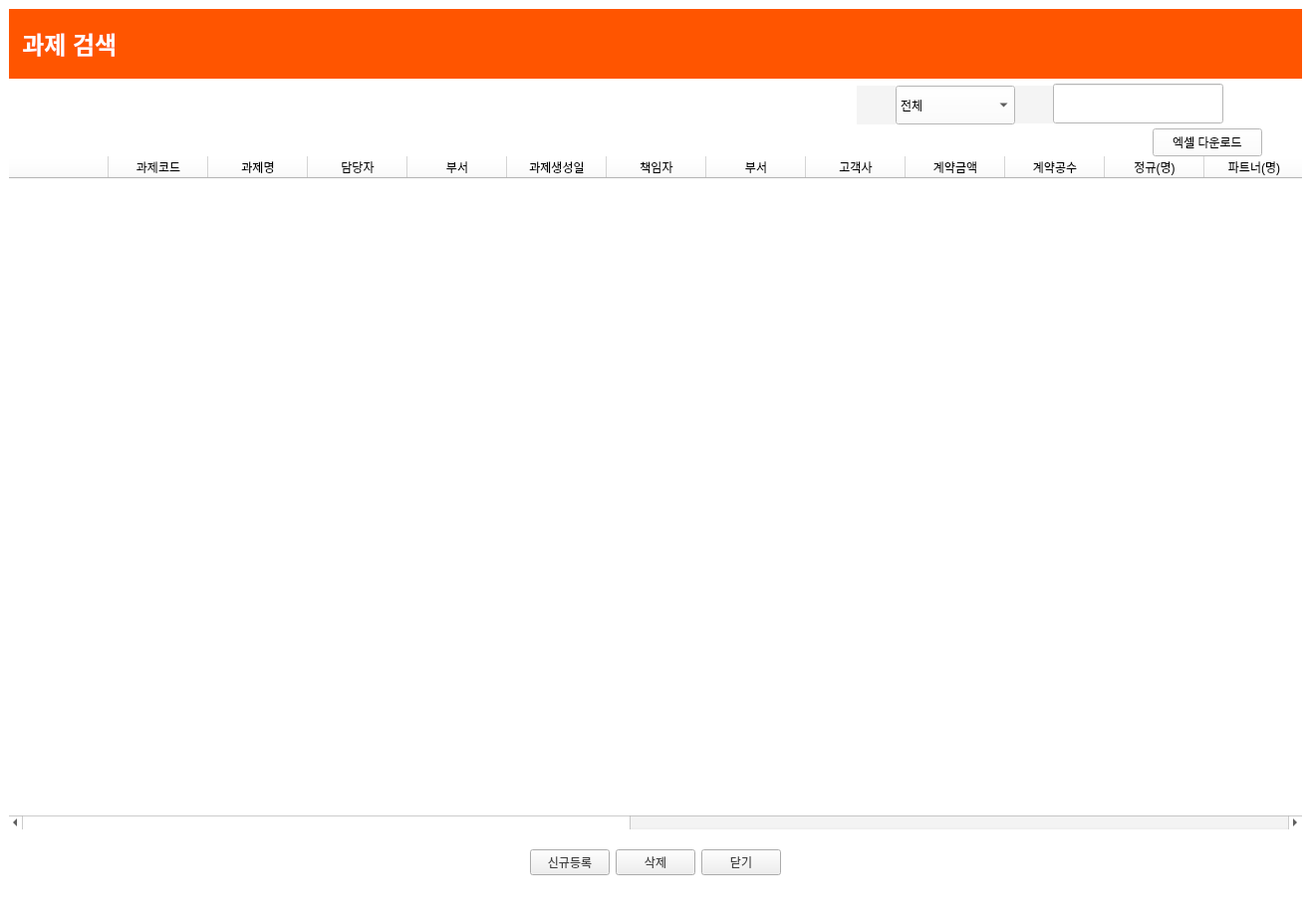
<?xml version="1.0" encoding="UTF-8"?>
<ui version="4.0">
 <class>MainWindow</class>
 <widget class="QMainWindow" name="MainWindow">
  <property name="geometry">
   <rect>
    <x>0</x>
    <y>0</y>
    <width>1316</width>
    <height>928</height>
   </rect>
  </property>
  <property name="sizePolicy">
   <sizepolicy hsizetype="Preferred" vsizetype="Preferred">
    <horstretch>0</horstretch>
    <verstretch>0</verstretch>
   </sizepolicy>
  </property>
  <property name="minimumSize">
   <size>
    <width>1316</width>
    <height>0</height>
   </size>
  </property>
  <property name="maximumSize">
   <size>
    <width>1316</width>
    <height>16777215</height>
   </size>
  </property>
  <property name="palette">
   <palette>
    <active>
     <colorrole role="WindowText">
      <brush brushstyle="SolidPattern">
       <color alpha="255">
        <red>0</red>
        <green>0</green>
        <blue>0</blue>
       </color>
      </brush>
     </colorrole>
     <colorrole role="Button">
      <brush brushstyle="SolidPattern">
       <color alpha="255">
        <red>255</red>
        <green>255</green>
        <blue>255</blue>
       </color>
      </brush>
     </colorrole>
     <colorrole role="Light">
      <brush brushstyle="SolidPattern">
       <color alpha="255">
        <red>255</red>
        <green>255</green>
        <blue>255</blue>
       </color>
      </brush>
     </colorrole>
     <colorrole role="Midlight">
      <brush brushstyle="SolidPattern">
       <color alpha="255">
        <red>255</red>
        <green>255</green>
        <blue>255</blue>
       </color>
      </brush>
     </colorrole>
     <colorrole role="Dark">
      <brush brushstyle="SolidPattern">
       <color alpha="255">
        <red>127</red>
        <green>127</green>
        <blue>127</blue>
       </color>
      </brush>
     </colorrole>
     <colorrole role="Mid">
      <brush brushstyle="SolidPattern">
       <color alpha="255">
        <red>170</red>
        <green>170</green>
        <blue>170</blue>
       </color>
      </brush>
     </colorrole>
     <colorrole role="Text">
      <brush brushstyle="SolidPattern">
       <color alpha="255">
        <red>0</red>
        <green>0</green>
        <blue>0</blue>
       </color>
      </brush>
     </colorrole>
     <colorrole role="BrightText">
      <brush brushstyle="SolidPattern">
       <color alpha="255">
        <red>255</red>
        <green>255</green>
        <blue>255</blue>
       </color>
      </brush>
     </colorrole>
     <colorrole role="ButtonText">
      <brush brushstyle="SolidPattern">
       <color alpha="255">
        <red>0</red>
        <green>0</green>
        <blue>0</blue>
       </color>
      </brush>
     </colorrole>
     <colorrole role="Base">
      <brush brushstyle="SolidPattern">
       <color alpha="255">
        <red>255</red>
        <green>255</green>
        <blue>255</blue>
       </color>
      </brush>
     </colorrole>
     <colorrole role="Window">
      <brush brushstyle="SolidPattern">
       <color alpha="255">
        <red>255</red>
        <green>255</green>
        <blue>255</blue>
       </color>
      </brush>
     </colorrole>
     <colorrole role="Shadow">
      <brush brushstyle="SolidPattern">
       <color alpha="255">
        <red>0</red>
        <green>0</green>
        <blue>0</blue>
       </color>
      </brush>
     </colorrole>
     <colorrole role="AlternateBase">
      <brush brushstyle="SolidPattern">
       <color alpha="255">
        <red>255</red>
        <green>255</green>
        <blue>255</blue>
       </color>
      </brush>
     </colorrole>
     <colorrole role="ToolTipBase">
      <brush brushstyle="SolidPattern">
       <color alpha="255">
        <red>255</red>
        <green>255</green>
        <blue>220</blue>
       </color>
      </brush>
     </colorrole>
     <colorrole role="ToolTipText">
      <brush brushstyle="SolidPattern">
       <color alpha="255">
        <red>0</red>
        <green>0</green>
        <blue>0</blue>
       </color>
      </brush>
     </colorrole>
     <colorrole role="PlaceholderText">
      <brush brushstyle="SolidPattern">
       <color alpha="128">
        <red>0</red>
        <green>0</green>
        <blue>0</blue>
       </color>
      </brush>
     </colorrole>
    </active>
    <inactive>
     <colorrole role="WindowText">
      <brush brushstyle="SolidPattern">
       <color alpha="255">
        <red>0</red>
        <green>0</green>
        <blue>0</blue>
       </color>
      </brush>
     </colorrole>
     <colorrole role="Button">
      <brush brushstyle="SolidPattern">
       <color alpha="255">
        <red>255</red>
        <green>255</green>
        <blue>255</blue>
       </color>
      </brush>
     </colorrole>
     <colorrole role="Light">
      <brush brushstyle="SolidPattern">
       <color alpha="255">
        <red>255</red>
        <green>255</green>
        <blue>255</blue>
       </color>
      </brush>
     </colorrole>
     <colorrole role="Midlight">
      <brush brushstyle="SolidPattern">
       <color alpha="255">
        <red>255</red>
        <green>255</green>
        <blue>255</blue>
       </color>
      </brush>
     </colorrole>
     <colorrole role="Dark">
      <brush brushstyle="SolidPattern">
       <color alpha="255">
        <red>127</red>
        <green>127</green>
        <blue>127</blue>
       </color>
      </brush>
     </colorrole>
     <colorrole role="Mid">
      <brush brushstyle="SolidPattern">
       <color alpha="255">
        <red>170</red>
        <green>170</green>
        <blue>170</blue>
       </color>
      </brush>
     </colorrole>
     <colorrole role="Text">
      <brush brushstyle="SolidPattern">
       <color alpha="255">
        <red>0</red>
        <green>0</green>
        <blue>0</blue>
       </color>
      </brush>
     </colorrole>
     <colorrole role="BrightText">
      <brush brushstyle="SolidPattern">
       <color alpha="255">
        <red>255</red>
        <green>255</green>
        <blue>255</blue>
       </color>
      </brush>
     </colorrole>
     <colorrole role="ButtonText">
      <brush brushstyle="SolidPattern">
       <color alpha="255">
        <red>0</red>
        <green>0</green>
        <blue>0</blue>
       </color>
      </brush>
     </colorrole>
     <colorrole role="Base">
      <brush brushstyle="SolidPattern">
       <color alpha="255">
        <red>255</red>
        <green>255</green>
        <blue>255</blue>
       </color>
      </brush>
     </colorrole>
     <colorrole role="Window">
      <brush brushstyle="SolidPattern">
       <color alpha="255">
        <red>255</red>
        <green>255</green>
        <blue>255</blue>
       </color>
      </brush>
     </colorrole>
     <colorrole role="Shadow">
      <brush brushstyle="SolidPattern">
       <color alpha="255">
        <red>0</red>
        <green>0</green>
        <blue>0</blue>
       </color>
      </brush>
     </colorrole>
     <colorrole role="AlternateBase">
      <brush brushstyle="SolidPattern">
       <color alpha="255">
        <red>255</red>
        <green>255</green>
        <blue>255</blue>
       </color>
      </brush>
     </colorrole>
     <colorrole role="ToolTipBase">
      <brush brushstyle="SolidPattern">
       <color alpha="255">
        <red>255</red>
        <green>255</green>
        <blue>220</blue>
       </color>
      </brush>
     </colorrole>
     <colorrole role="ToolTipText">
      <brush brushstyle="SolidPattern">
       <color alpha="255">
        <red>0</red>
        <green>0</green>
        <blue>0</blue>
       </color>
      </brush>
     </colorrole>
     <colorrole role="PlaceholderText">
      <brush brushstyle="SolidPattern">
       <color alpha="128">
        <red>0</red>
        <green>0</green>
        <blue>0</blue>
       </color>
      </brush>
     </colorrole>
    </inactive>
    <disabled>
     <colorrole role="WindowText">
      <brush brushstyle="SolidPattern">
       <color alpha="255">
        <red>127</red>
        <green>127</green>
        <blue>127</blue>
       </color>
      </brush>
     </colorrole>
     <colorrole role="Button">
      <brush brushstyle="SolidPattern">
       <color alpha="255">
        <red>255</red>
        <green>255</green>
        <blue>255</blue>
       </color>
      </brush>
     </colorrole>
     <colorrole role="Light">
      <brush brushstyle="SolidPattern">
       <color alpha="255">
        <red>255</red>
        <green>255</green>
        <blue>255</blue>
       </color>
      </brush>
     </colorrole>
     <colorrole role="Midlight">
      <brush brushstyle="SolidPattern">
       <color alpha="255">
        <red>255</red>
        <green>255</green>
        <blue>255</blue>
       </color>
      </brush>
     </colorrole>
     <colorrole role="Dark">
      <brush brushstyle="SolidPattern">
       <color alpha="255">
        <red>127</red>
        <green>127</green>
        <blue>127</blue>
       </color>
      </brush>
     </colorrole>
     <colorrole role="Mid">
      <brush brushstyle="SolidPattern">
       <color alpha="255">
        <red>170</red>
        <green>170</green>
        <blue>170</blue>
       </color>
      </brush>
     </colorrole>
     <colorrole role="Text">
      <brush brushstyle="SolidPattern">
       <color alpha="255">
        <red>127</red>
        <green>127</green>
        <blue>127</blue>
       </color>
      </brush>
     </colorrole>
     <colorrole role="BrightText">
      <brush brushstyle="SolidPattern">
       <color alpha="255">
        <red>255</red>
        <green>255</green>
        <blue>255</blue>
       </color>
      </brush>
     </colorrole>
     <colorrole role="ButtonText">
      <brush brushstyle="SolidPattern">
       <color alpha="255">
        <red>127</red>
        <green>127</green>
        <blue>127</blue>
       </color>
      </brush>
     </colorrole>
     <colorrole role="Base">
      <brush brushstyle="SolidPattern">
       <color alpha="255">
        <red>255</red>
        <green>255</green>
        <blue>255</blue>
       </color>
      </brush>
     </colorrole>
     <colorrole role="Window">
      <brush brushstyle="SolidPattern">
       <color alpha="255">
        <red>255</red>
        <green>255</green>
        <blue>255</blue>
       </color>
      </brush>
     </colorrole>
     <colorrole role="Shadow">
      <brush brushstyle="SolidPattern">
       <color alpha="255">
        <red>0</red>
        <green>0</green>
        <blue>0</blue>
       </color>
      </brush>
     </colorrole>
     <colorrole role="AlternateBase">
      <brush brushstyle="SolidPattern">
       <color alpha="255">
        <red>255</red>
        <green>255</green>
        <blue>255</blue>
       </color>
      </brush>
     </colorrole>
     <colorrole role="ToolTipBase">
      <brush brushstyle="SolidPattern">
       <color alpha="255">
        <red>255</red>
        <green>255</green>
        <blue>220</blue>
       </color>
      </brush>
     </colorrole>
     <colorrole role="ToolTipText">
      <brush brushstyle="SolidPattern">
       <color alpha="255">
        <red>0</red>
        <green>0</green>
        <blue>0</blue>
       </color>
      </brush>
     </colorrole>
     <colorrole role="PlaceholderText">
      <brush brushstyle="SolidPattern">
       <color alpha="128">
        <red>0</red>
        <green>0</green>
        <blue>0</blue>
       </color>
      </brush>
     </colorrole>
    </disabled>
   </palette>
  </property>
  <property name="windowTitle">
   <string/>
  </property>
  <property name="windowIcon">
   <iconset>
    <normaloff>windowicon.jpg</normaloff>windowicon.jpg</iconset>
  </property>
  <widget class="QWidget" name="pmList">
   <property name="minimumSize">
    <size>
     <width>1316</width>
     <height>0</height>
    </size>
   </property>
   <property name="maximumSize">
    <size>
     <width>1316</width>
     <height>16777215</height>
    </size>
   </property>
   <layout class="QVBoxLayout" name="verticalLayout">
    <item>
     <layout class="QVBoxLayout" name="listLayout">
      <property name="spacing">
       <number>0</number>
      </property>
      <item>
       <layout class="QHBoxLayout" name="horizontalLayout" stretch="5">
        <property name="spacing">
         <number>0</number>
        </property>
        <item>
         <widget class="QLabel" name="label_2">
          <property name="sizePolicy">
           <sizepolicy hsizetype="Expanding" vsizetype="Preferred">
            <horstretch>0</horstretch>
            <verstretch>0</verstretch>
           </sizepolicy>
          </property>
          <property name="minimumSize">
           <size>
            <width>0</width>
            <height>70</height>
           </size>
          </property>
          <property name="maximumSize">
           <size>
            <width>16777215</width>
            <height>70</height>
           </size>
          </property>
          <property name="styleSheet">
           <string notr="true">background-color: #ff5500;
color white;</string>
          </property>
          <property name="text">
           <string>&lt;html&gt;&lt;head/&gt;&lt;body&gt;&lt;p&gt;&lt;span style=&quot; font-size:18pt; font-weight:600; color:#ffffff;&quot;&gt; &amp;nbsp;&amp;nbsp;과제 검색&lt;/span&gt;&lt;/p&gt;&lt;/body&gt;&lt;/html&gt;</string>
          </property>
         </widget>
        </item>
       </layout>
      </item>
      <item>
       <spacer name="verticalSpacer_3">
        <property name="orientation">
         <enum>Qt::Vertical</enum>
        </property>
        <property name="sizeType">
         <enum>QSizePolicy::Fixed</enum>
        </property>
        <property name="sizeHint" stdset="0">
         <size>
          <width>20</width>
          <height>5</height>
         </size>
        </property>
       </spacer>
      </item>
      <item>
       <layout class="QHBoxLayout" name="horizontalLayout_4">
        <property name="spacing">
         <number>0</number>
        </property>
        <item>
         <layout class="QHBoxLayout" name="delete_2"/>
        </item>
        <item>
         <spacer name="horizontalSpacer">
          <property name="orientation">
           <enum>Qt::Horizontal</enum>
          </property>
          <property name="sizeHint" stdset="0">
           <size>
            <width>40</width>
            <height>20</height>
           </size>
          </property>
         </spacer>
        </item>
        <item>
         <widget class="QLabel" name="label_4">
          <property name="minimumSize">
           <size>
            <width>39</width>
            <height>39</height>
           </size>
          </property>
          <property name="maximumSize">
           <size>
            <width>35</width>
            <height>35</height>
           </size>
          </property>
          <property name="styleSheet">
           <string notr="true">background-color:rgb(244, 244, 244);</string>
          </property>
          <property name="text">
           <string/>
          </property>
          <property name="pixmap">
           <pixmap>diagram.png</pixmap>
          </property>
          <property name="alignment">
           <set>Qt::AlignCenter</set>
          </property>
         </widget>
        </item>
        <item>
         <widget class="QComboBox" name="bizCombo">
          <property name="minimumSize">
           <size>
            <width>120</width>
            <height>39</height>
           </size>
          </property>
          <property name="maximumSize">
           <size>
            <width>120</width>
            <height>35</height>
           </size>
          </property>
          <property name="toolTip">
           <string>&lt;html&gt;&lt;head/&gt;&lt;body&gt;&lt;p&gt;사업부 필터(TSP, MIS, FAB, TC, 경영지원, 전략기획)&lt;/p&gt;&lt;p&gt;&lt;br/&gt;&lt;/p&gt;&lt;/body&gt;&lt;/html&gt;</string>
          </property>
          <item>
           <property name="text">
            <string>전체</string>
           </property>
          </item>
          <item>
           <property name="text">
            <string>MIS</string>
           </property>
          </item>
          <item>
           <property name="text">
            <string>TSP</string>
           </property>
          </item>
          <item>
           <property name="text">
            <string>TC</string>
           </property>
          </item>
          <item>
           <property name="text">
            <string>FAB</string>
           </property>
          </item>
          <item>
           <property name="text">
            <string>경영지원실</string>
           </property>
          </item>
          <item>
           <property name="text">
            <string>전략기획실</string>
           </property>
          </item>
         </widget>
        </item>
        <item>
         <widget class="QLabel" name="label">
          <property name="minimumSize">
           <size>
            <width>38</width>
            <height>38</height>
           </size>
          </property>
          <property name="maximumSize">
           <size>
            <width>35</width>
            <height>35</height>
           </size>
          </property>
          <property name="styleSheet">
           <string notr="true">background-color:rgb(244, 244, 244);</string>
          </property>
          <property name="text">
           <string/>
          </property>
          <property name="pixmap">
           <pixmap>peo.png</pixmap>
          </property>
          <property name="alignment">
           <set>Qt::AlignCenter</set>
          </property>
         </widget>
        </item>
        <item alignment="Qt::AlignVCenter">
         <widget class="QLineEdit" name="namelineEdit">
          <property name="minimumSize">
           <size>
            <width>171</width>
            <height>40</height>
           </size>
          </property>
          <property name="maximumSize">
           <size>
            <width>171</width>
            <height>35</height>
           </size>
          </property>
          <property name="toolTip">
           <string>&lt;html&gt;&lt;head/&gt;&lt;body&gt;&lt;p&gt;사원 이름검색&lt;/p&gt;&lt;/body&gt;&lt;/html&gt;</string>
          </property>
         </widget>
        </item>
        <item>
         <widget class="QPushButton" name="empSearchBtn">
          <property name="minimumSize">
           <size>
            <width>39</width>
            <height>39</height>
           </size>
          </property>
          <property name="maximumSize">
           <size>
            <width>35</width>
            <height>35</height>
           </size>
          </property>
          <property name="styleSheet">
           <string notr="true">border: none;
background-color:white;</string>
          </property>
          <property name="icon">
           <iconset>
            <normaloff>find.png</normaloff>find.png</iconset>
          </property>
         </widget>
        </item>
        <item>
         <spacer name="horizontalSpacer_2">
          <property name="orientation">
           <enum>Qt::Horizontal</enum>
          </property>
          <property name="sizeType">
           <enum>QSizePolicy::Fixed</enum>
          </property>
          <property name="sizeHint" stdset="0">
           <size>
            <width>40</width>
            <height>20</height>
           </size>
          </property>
         </spacer>
        </item>
       </layout>
      </item>
      <item>
       <spacer name="verticalSpacer_2">
        <property name="orientation">
         <enum>Qt::Vertical</enum>
        </property>
        <property name="sizeType">
         <enum>QSizePolicy::Fixed</enum>
        </property>
        <property name="sizeHint" stdset="0">
         <size>
          <width>20</width>
          <height>5</height>
         </size>
        </property>
       </spacer>
      </item>
      <item>
       <layout class="QHBoxLayout" name="horizontalLayout_2">
        <item>
         <widget class="QLabel" name="countLabel">
          <property name="text">
           <string/>
          </property>
          <property name="alignment">
           <set>Qt::AlignRight|Qt::AlignTrailing|Qt::AlignVCenter</set>
          </property>
         </widget>
        </item>
        <item>
         <widget class="QPushButton" name="xlBtn">
          <property name="minimumSize">
           <size>
            <width>110</width>
            <height>28</height>
           </size>
          </property>
          <property name="maximumSize">
           <size>
            <width>110</width>
            <height>28</height>
           </size>
          </property>
          <property name="text">
           <string>엑셀 다운로드</string>
          </property>
         </widget>
        </item>
        <item>
         <spacer name="horizontalSpacer_3">
          <property name="orientation">
           <enum>Qt::Horizontal</enum>
          </property>
          <property name="sizeType">
           <enum>QSizePolicy::Fixed</enum>
          </property>
          <property name="sizeHint" stdset="0">
           <size>
            <width>40</width>
            <height>20</height>
           </size>
          </property>
         </spacer>
        </item>
       </layout>
      </item>
      <item>
       <widget class="QTableWidget" name="table">
        <property name="minimumSize">
         <size>
          <width>1296</width>
          <height>0</height>
         </size>
        </property>
        <property name="styleSheet">
         <string notr="true"/>
        </property>
        <property name="frameShape">
         <enum>QFrame::Box</enum>
        </property>
        <property name="frameShadow">
         <enum>QFrame::Plain</enum>
        </property>
        <property name="lineWidth">
         <number>0</number>
        </property>
        <property name="midLineWidth">
         <number>0</number>
        </property>
        <property name="editTriggers">
         <set>QAbstractItemView::NoEditTriggers</set>
        </property>
        <property name="alternatingRowColors">
         <bool>false</bool>
        </property>
        <property name="showGrid">
         <bool>true</bool>
        </property>
        <property name="gridStyle">
         <enum>Qt::NoPen</enum>
        </property>
        <property name="sortingEnabled">
         <bool>false</bool>
        </property>
        <property name="rowCount">
         <number>15</number>
        </property>
        <attribute name="horizontalHeaderVisible">
         <bool>true</bool>
        </attribute>
        <attribute name="verticalHeaderVisible">
         <bool>false</bool>
        </attribute>
        <row>
         <property name="text">
          <string/>
         </property>
        </row>
        <row>
         <property name="text">
          <string/>
         </property>
        </row>
        <row>
         <property name="text">
          <string>새 열</string>
         </property>
        </row>
        <row>
         <property name="text">
          <string>새 열</string>
         </property>
        </row>
        <row>
         <property name="text">
          <string>새 열</string>
         </property>
        </row>
        <row>
         <property name="text">
          <string>새 열</string>
         </property>
        </row>
        <row>
         <property name="text">
          <string>새 열</string>
         </property>
        </row>
        <row/>
        <row/>
        <row/>
        <row/>
        <row/>
        <row/>
        <row/>
        <row/>
        <column>
         <property name="text">
          <string/>
         </property>
        </column>
        <column>
         <property name="text">
          <string>과제코드</string>
         </property>
        </column>
        <column>
         <property name="text">
          <string>과제명</string>
         </property>
        </column>
        <column>
         <property name="text">
          <string>담당자</string>
         </property>
        </column>
        <column>
         <property name="text">
          <string>부서</string>
         </property>
        </column>
        <column>
         <property name="text">
          <string>과제생성일</string>
         </property>
        </column>
        <column>
         <property name="text">
          <string>책임자</string>
         </property>
        </column>
        <column>
         <property name="text">
          <string>부서</string>
         </property>
        </column>
        <column>
         <property name="text">
          <string>고객사</string>
         </property>
        </column>
        <column>
         <property name="text">
          <string>계약금액</string>
         </property>
        </column>
        <column>
         <property name="text">
          <string>계약공수</string>
         </property>
        </column>
        <column>
         <property name="text">
          <string>정규(명)</string>
         </property>
        </column>
        <column>
         <property name="text">
          <string>파트너(명)</string>
         </property>
        </column>
        <column>
         <property name="text">
          <string>제안일</string>
         </property>
        </column>
        <column>
         <property name="text">
          <string>시작일</string>
         </property>
        </column>
        <column>
         <property name="text">
          <string>완료일</string>
         </property>
        </column>
        <column>
         <property name="text">
          <string>기간</string>
         </property>
        </column>
        <column>
         <property name="text">
          <string>상태</string>
         </property>
        </column>
        <column>
         <property name="text">
          <string>개요</string>
         </property>
        </column>
        <column>
         <property name="text">
          <string>특이사항</string>
         </property>
        </column>
        <column>
         <property name="text">
          <string>참조파일</string>
         </property>
        </column>
        <column>
         <property name="text">
          <string>확정유무</string>
         </property>
        </column>
        <column>
         <property name="text">
          <string>등록자ID</string>
         </property>
        </column>
        <column>
         <property name="text">
          <string>등록자사번</string>
         </property>
        </column>
        <column>
         <property name="text">
          <string>등록자이름</string>
         </property>
        </column>
       </widget>
      </item>
      <item>
       <layout class="QGridLayout" name="gbox">
        <item row="0" column="0">
         <spacer name="horizontalSpacer_7">
          <property name="orientation">
           <enum>Qt::Horizontal</enum>
          </property>
          <property name="sizeHint" stdset="0">
           <size>
            <width>40</width>
            <height>20</height>
           </size>
          </property>
         </spacer>
        </item>
        <item row="0" column="1">
         <spacer name="horizontalSpacer_6">
          <property name="orientation">
           <enum>Qt::Horizontal</enum>
          </property>
          <property name="sizeHint" stdset="0">
           <size>
            <width>40</width>
            <height>20</height>
           </size>
          </property>
         </spacer>
        </item>
       </layout>
      </item>
      <item>
       <layout class="QHBoxLayout" name="horizontalLayout_5">
        <property name="spacing">
         <number>6</number>
        </property>
        <item>
         <spacer name="horizontalSpacer_4">
          <property name="orientation">
           <enum>Qt::Horizontal</enum>
          </property>
          <property name="sizeHint" stdset="0">
           <size>
            <width>40</width>
            <height>20</height>
           </size>
          </property>
         </spacer>
        </item>
        <item>
         <widget class="QPushButton" name="listRegBtn">
          <property name="toolTip">
           <string>&lt;html&gt;&lt;head/&gt;&lt;body&gt;&lt;p&gt;신규 사원정보등록&lt;/p&gt;&lt;/body&gt;&lt;/html&gt;</string>
          </property>
          <property name="styleSheet">
           <string notr="true">color: #404040;</string>
          </property>
          <property name="text">
           <string>신규등록</string>
          </property>
         </widget>
        </item>
        <item>
         <widget class="QPushButton" name="listDelBtn">
          <property name="toolTip">
           <string>&lt;html&gt;&lt;head/&gt;&lt;body&gt;&lt;p&gt;체크박스 선택 후 삭제를 클릭하면 선택된 사원정보가 삭제&lt;/p&gt;&lt;/body&gt;&lt;/html&gt;</string>
          </property>
          <property name="styleSheet">
           <string notr="true">color: #404040;</string>
          </property>
          <property name="text">
           <string>삭제</string>
          </property>
         </widget>
        </item>
        <item>
         <widget class="QPushButton" name="cnlBtn">
          <property name="styleSheet">
           <string notr="true">color: #404040;</string>
          </property>
          <property name="text">
           <string>닫기</string>
          </property>
         </widget>
        </item>
        <item>
         <spacer name="horizontalSpacer_5">
          <property name="orientation">
           <enum>Qt::Horizontal</enum>
          </property>
          <property name="sizeHint" stdset="0">
           <size>
            <width>40</width>
            <height>20</height>
           </size>
          </property>
         </spacer>
        </item>
       </layout>
      </item>
      <item>
       <spacer name="verticalSpacer">
        <property name="orientation">
         <enum>Qt::Vertical</enum>
        </property>
        <property name="sizeType">
         <enum>QSizePolicy::Fixed</enum>
        </property>
        <property name="sizeHint" stdset="0">
         <size>
          <width>20</width>
          <height>40</height>
         </size>
        </property>
       </spacer>
      </item>
     </layout>
    </item>
   </layout>
  </widget>
 </widget>
 <resources/>
 <connections/>
</ui>
